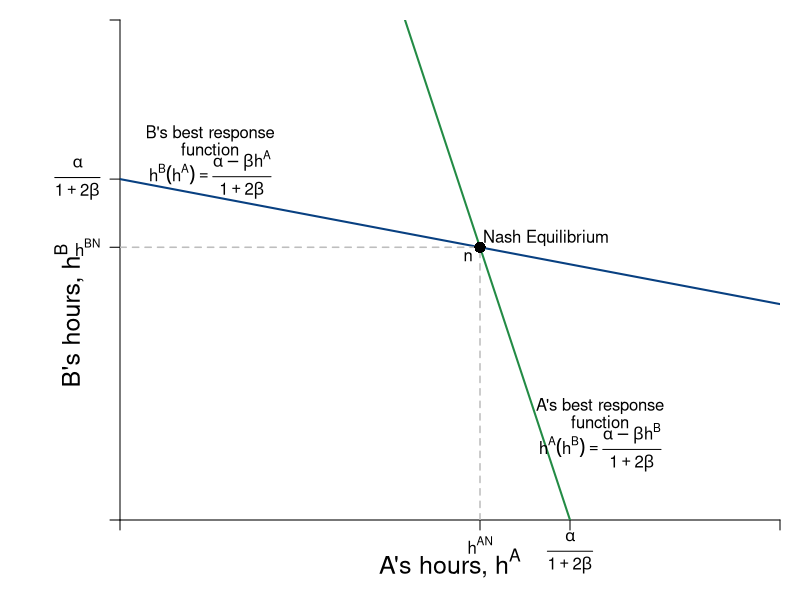

Here is the R script that generated this plot:
require(shape)
pdf(file = "coordination_failures/coord_brfs_only_cournot.pdf", width = 9, height = 7)

#Set parameters for graphics
axislabelsize <- 1.5
graphlinewidth <- 2
segmentlinewidth <- 1.5

COL <- c("#7fc97f", "#beaed4", "#fdc086", "#ffff99", "#386cb0", "#f0027f", "#bf5b17", "#666666")
COLA <- c("#99d8c9","#66c2a4","#41ae76", "#238b45", "#005824")
COLB <- c("#4eb3d3", "#2b8cbe", "#0868ac","#084081")

par(mar =  c(4, 6, 1, 1))

uA <- function(ea, eb, alpha = 30, beta = 1/2) {
  (alpha - beta*(ea+eb))*ea - 0.5*(ea)^2
}

uB <- function(ea, eb, alpha = 30, beta = 1/2) {
  (alpha - beta*(ea+eb))*eb - 0.5*(eb)^2
}

brfB <- function(ea, alpha = 30, beta = 1/2) {
  (alpha - beta*ea)/(1 + 2*beta)
}

brfA <- function(ea, alpha = 30, beta = 1/2) {
  (alpha - ea*(1 + 2*beta))/(beta)
}

brfPE <- function(ea, alpha = 30, beta = 1/8) {
  alpha*(1 - beta*ea)
}

hANE <- function(alpha, beta = 1/2){
  alpha/(1 + 3*beta)
}

intercept1 <- function(alpha, beta = 1/2){
  alpha/(1 + 2*beta)
}

xlims <- c(0, 22)
ylims <- c(0, 22)

npts <- 501 

plot(0, 0, xlim = xlims, ylim = ylims, type = "n",
     xlab = expression(paste("")),
     ylab = expression(paste("")), 
     xaxt = "n", 
     yaxt = "n", 
     cex.lab = axislabelsize, 
     bty = "n",
     xaxs="i", 
     yaxs="i")

# ticksy <- seq(from = 0, to = ylims[2], by = 2)
# ylabels <- seq(from = 0, to = ylims[2], by = 2)
# ticksx <- seq(from = 0, to = xlims[2], by = 2)
# xlabels <- seq(from = 0, to = xlims[2], by = 2)
ticksy <- c(0, hANE(alpha = 30), intercept1(alpha = 30), ylims[2])
ylabels <- c(NA,  expression(paste(h^{BN})), expression(paste(frac(alpha, 1 + 2*beta))), NA)
ticksx <- c(0, hANE(alpha = 30), intercept1(alpha = 30), xlims[2])
xlabels <- c(NA, expression(paste(h^{AN})), expression(paste(frac(alpha, 1 + 2*beta))), NA)

axis(1, at = ticksx,  pos = 0, labels = FALSE)
text(x = c(0, hANE(alpha = 30), intercept1(alpha = 30), xlims[2]), par("usr")[3] - 0.4, labels = xlabels, srt = 0, pos = 1, xpd = TRUE)

axis(2, at = ticksy, pos = 0, labels = ylabels, las = 1)

npts <- 500 
xx1 <- seq(xlims[1], xlims[2], length.out = npts)
xx2 <- seq(9.4, 10.55, length.out = npts)

#I need something like xx1 with npts for 
# xpoly1 <- seq(from = 8, to = 12, length.out = 500)
# ypoly1 <- indiffA(xpoly1, uA = 144, alpha = 30, beta = 1/2)
# ypoly2 <- indiffBroot1(xpoly1, uB = 144, alpha = 30, beta = 1/2)
# polygon(x = c(xpoly1, rev(xpoly1)), y = c(ypoly1, rev(ypoly2)), col=COL[4], density=NULL, border = NA)
# 


lines(xx1, brfA(xx1, alpha = 30, beta = 1/2), col = COLA[4], lwd = graphlinewidth)
lines(xx1, brfB(xx1, alpha = 30, beta = 1/2), col = COLB[4], lwd = graphlinewidth)
#lines(xx2, PEC(xx2, alpha = 30, beta = 1/2), col = COL[2], lwd = graphlinewidth)
#lines(xx1, PECroot2(xx1, alpha = 30, beta = 1/2), col = COLB[2], lwd = graphlinewidth)
#lines(xx1, indiffB(xx1, alpha = 30, beta = 1/2, uB = 42), col = COL[2], lwd = graphlinewidth)
#lines(xx1, indiffB2(xx1, alpha = 30, beta = 1/2, uB = 46.08), col = COL[2], lwd = graphlinewidth)
#lines(xx1, indiffB3(xx1, alpha = 30, beta = 1/2, uB = 46.08), col = COL[2], lwd = graphlinewidth)
#lines(xx1, indiffAlow(xx1, uA = 42, alpha = 30, beta = 1/2), col = COL[2], lwd = graphlinewidth)
#lines(xx1, indiffAgain(xx1, uA = 42, alpha = 30, beta = 1/2), col = COL[2], lwd = graphlinewidth)


#persp(x, y, outer(x, y, u), ticktype="detailed") 
# contour(y, x, 
#         outer(x, y, uA),
#         drawlabels = FALSE,
#         col = COLA[3],
#         lwd = graphlinewidth,
#         levels = a, 
#         xaxs="i", 
#         yaxs="i", 
#         add = TRUE) 

text(0.5*xlims[2], -1.9, expression(paste("A's hours, ", h^A)), xpd = TRUE, cex = axislabelsize)
text(-1.7, 9, expression(paste("B's hours, ", h^B)), xpd = TRUE, cex = axislabelsize, srt = 90) 

#Add arrows:
#arrows(-0.8, 10, -0.8, 14, xpd = TRUE, length=0.1,angle=40,lwd=3)
#arrows(6.2, -1.7, 9, -1.7, xpd = TRUE, length=0.1,angle=40,lwd=3)


# contour(x, y, 
#         outer(x, y, uB),
#         #labels = c("v1", "v2", "v3"),
#         drawlabels = FALSE,
#         col = COLB[2],
#         #xlab = expression(paste("")),
#         #ylab = expression(paste("")),
#         lwd = graphlinewidth,
#         levels = b, 
#         add = TRUE
#         #xaxs="i", 
#         #yaxs="i"
# ) 

segments(0, 12, 12, 12, lty = 2, col = "gray" , lwd = segmentlinewidth)
segments(12, 0, 12, 12, lty = 2, col = "gray" , lwd = segmentlinewidth)

# text(4, 10.2, expression("Pareto-efficient"))
# text(4, 9.6, expression("Curve"))
# Arrows(5.7, 10.1, 9.3, 10.1, col = "black", lty = 1, lwd = 2, arr.type = "triangle", arr.lwd = 0.5)

#Label the iso-welfare functions for the HG, Aisha
# text(5.3, 0.8, expression(u[1]^A == u[n]^A))
# text(7.2, 0.8, expression(u[2]^A))
# text(4.4, 0.8, expression(u[3]^A))
# text(5.2, 0.8, expression(u[4]^A))
# text(9.2, 0.8, expression(u[5]^A))

#Label the indifference curves for the HG, Betty
# text(7.8, 19, expression(u[1]^B == u[n]^B))
# text(4.9, 19, expression(u[2]^B))
# text(6.75, 17, expression(u[3]^B))
# text(6, 17, expression(u[4]^B))
# text(3.2, 17, expression(u[5]^B))

#Label Nash Equilibrium 
#segments(0, 9.6, 9.6, 9.6, lty = 2, col = "gray" , lwd = segmentlinewidth)
#segments(9.6, 0, 9.6, 9.6, lty = 2, col = "gray" , lwd = segmentlinewidth)
points(hANE(alpha = 30), hANE(alpha = 30), pch = 16, col = "black", cex = 1.5)
text(hANE(alpha = 30) + 2.2, hANE(alpha = 30) + 0.4, expression(paste("Nash Equilibrium")))
text(hANE(alpha = 30) - 0.4, hANE(alpha = 30) - 0.4, expression(paste(n)))


#Annotate Pareto Efficient Curve and relevant points
# points(10.55, PEC(10.55), pch = 16, col = "black", cex = 1.5)
# text(10.55, PEC(10.55) - 0.5, expression(paste("g")))
# 
# 
# points(9.4, PEC(9.4), pch = 16, col = "black", cex = 1.5)
# text(9.4 - 0.5, PEC(9.4), expression(paste(f)))
# 
# points(hApEff2(alpha = 30), hApEff2(alpha = 30), pch = 16, col = "black", cex = 1.5)
# text(hApEff2(alpha = 30)- 0.3, hApEff2(alpha = 30) - 0.3, expression(paste(i)))

#points(5.84, 8.77, pch = 16, col = "black", cex = 1.5)

#B's brf
text(3, 17, expression(paste("B's best response")))
text(3, 16.3, expression(paste("function")))
text(3, 15.2, expression(paste(h^B*(h^A) == frac(alpha - beta*h^A, 1 + 2*beta) )))
#Arrows(2, 16.5, 2, 15.2, col = "black", lty = 1, lwd = 2, arr.type = "triangle", arr.lwd = 0.5)

#A's brf
text(16, 5, expression(paste("A's best response")))
text(16, 4.3, expression(paste("function")))
text(16, 3.2, expression(paste(h^A*(h^B) == frac(alpha - beta*h^B, 1 + 2*beta) )))
#Arrows(15.5, 3, 15.5, 1.3, col = "black", lty = 1, lwd = 2, arr.type = "triangle", arr.lwd = 0.5)


# points(2.8, 11.2, pch = 16, col = "black", cex = 1.5)
# text(15.5, 4, expression(paste("A's best response")))
# 
# points(11.2, 2.8, pch = 16, col = "black", cex = 1.5)
# text(15.5, 4, expression(paste("A's best response")))

dev.off()
